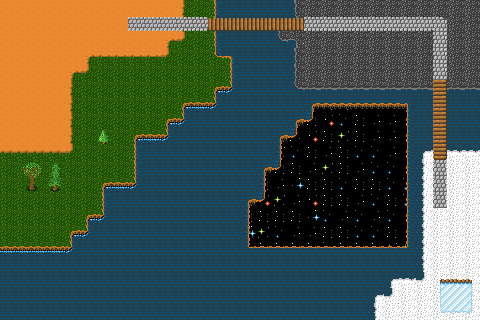

This is a level from a 2D game, rendered from its Tiled map with the project's own tilesets. A one-line summary and the complete map file follow:
An orthogonal 30x20 tile map with 16x16 px tiles, 3 tile layers (Kachelebene 1, Kachelebene 2, Kachelebene 3).

<map version="1.10" tiledversion="1.11.0" orientation="orthogonal" renderorder="right-down" width="30" height="20" tilewidth="16" tileheight="16" infinite="0" nextlayerid="4" nextobjectid="1">
 <tileset firstgid="1" source="rpg1.tsx" />
 <layer id="1" name="Kachelebene 1" width="30" height="20">
  <data encoding="csv">
19,19,19,19,19,19,19,19,19,19,19,25,25,25,67,67,67,67,67,73,73,73,73,73,73,73,73,73,73,73,
19,19,19,19,19,19,19,19,19,19,19,25,25,25,67,67,67,67,67,73,73,73,73,73,73,73,73,73,73,73,
19,19,19,19,19,19,19,19,19,19,25,25,25,25,67,67,67,67,67,73,73,73,73,73,73,73,73,73,73,73,
19,19,19,19,19,25,25,25,25,25,25,25,25,25,25,67,67,67,67,73,73,73,73,73,73,73,73,73,73,73,
19,19,19,19,25,25,25,25,25,25,25,25,25,25,25,67,67,67,67,73,73,73,73,73,73,73,73,73,73,73,
19,19,19,19,25,25,25,25,25,25,25,25,25,25,25,67,67,67,67,67,67,67,67,67,67,67,67,67,67,67,
19,19,19,19,25,25,25,25,25,25,25,25,25,25,67,67,67,67,67,132,130,130,132,132,132,132,73,73,73,73,
19,19,19,19,25,25,25,25,25,25,25,25,67,67,67,67,67,67,130,130,164,163,130,132,132,132,73,73,73,73,
19,19,19,19,25,25,25,25,25,25,25,67,67,67,67,67,67,130,146,164,130,147,130,132,132,132,67,31,73,73,
25,25,25,25,25,25,25,25,25,67,67,67,67,67,67,67,67,147,163,130,130,130,163,163,132,132,67,67,67,67,
25,25,25,25,25,25,25,25,25,67,67,67,67,67,67,67,163,130,130,130,147,130,163,163,163,132,67,31,31,31,
25,25,25,25,25,25,25,25,25,67,67,67,67,67,67,67,130,130,131,130,130,163,130,130,163,163,67,31,31,31,
25,25,25,25,25,25,25,67,67,67,67,67,67,67,67,130,164,147,130,164,130,130,130,163,130,163,67,31,31,31,
25,25,25,25,25,25,25,67,67,67,67,67,67,67,67,130,130,130,130,131,163,130,163,130,163,132,67,31,31,31,
25,25,25,25,25,25,67,67,67,67,67,67,67,67,67,131,147,163,130,130,130,130,163,163,130,132,67,31,31,31,
25,25,25,25,25,67,67,67,67,67,67,67,67,67,67,130,130,130,130,130,163,130,130,130,147,147,67,31,31,31,
67,67,67,67,67,67,67,67,67,67,67,67,67,67,67,67,67,67,67,67,67,67,67,67,67,67,67,31,31,31,
67,67,67,67,67,67,67,67,67,67,67,67,67,67,67,67,67,67,67,67,67,67,67,67,67,67,67,31,31,31,
67,67,67,67,67,67,67,67,67,67,67,67,67,67,67,67,67,67,67,67,67,67,31,67,67,31,31,31,31,31,
67,67,67,67,67,67,67,67,67,67,67,67,67,67,67,67,67,67,67,67,67,67,67,67,31,31,31,31,31,31
</data>
 </layer>
 <layer id="2" name="Kachelebene 2" width="30" height="20">
  <data encoding="csv">
0,0,0,0,0,0,0,0,0,0,0,21,0,66,0,0,0,0,72,0,0,0,0,0,0,0,0,0,0,0,
0,0,0,0,0,0,0,0,0,0,0,21,0,66,0,0,0,56,93,0,0,0,0,0,0,0,0,0,0,0,
0,0,0,0,0,0,0,0,0,0,5,36,0,66,0,0,0,88,61,0,0,0,0,0,0,0,0,0,0,0,
0,0,0,0,0,5,6,6,6,6,36,0,0,82,55,0,0,0,72,0,0,0,0,0,0,0,0,0,0,0,
0,0,0,0,5,36,0,0,0,0,0,0,0,0,66,0,0,0,72,0,0,0,0,0,0,0,0,0,0,0,
0,0,0,0,21,0,0,0,0,0,0,0,0,50,87,0,0,0,88,89,89,89,89,89,89,89,89,89,89,89,
0,0,0,0,21,0,0,0,0,0,0,50,51,87,0,0,0,0,0,101,102,102,102,102,102,103,67,67,67,67,
0,0,0,0,21,0,0,0,0,0,50,87,0,0,0,0,0,0,101,84,0,0,0,0,0,119,67,67,67,67,
0,0,0,0,21,0,0,0,50,51,87,0,0,0,0,0,0,101,84,0,0,0,0,0,0,119,67,67,67,67,
35,35,35,35,36,0,0,0,66,0,0,0,0,0,0,0,0,69,0,0,132,0,0,0,0,119,14,15,15,15,
0,0,0,0,0,0,0,0,66,0,0,0,0,0,0,0,101,84,0,132,0,0,132,0,0,119,30,0,0,0,
0,0,0,0,0,0,50,51,87,0,0,0,0,0,0,0,69,132,0,0,0,0,0,0,0,119,30,0,0,0,
0,0,0,0,0,0,66,0,0,0,0,0,0,0,0,101,84,0,132,0,0,0,132,163,0,119,30,0,0,0,
0,0,0,0,0,50,87,0,0,0,0,0,0,0,0,69,0,0,0,0,0,132,0,132,0,119,30,0,0,0,
0,0,0,0,50,87,0,0,0,0,0,0,0,0,0,69,0,0,132,132,0,0,0,0,0,119,30,0,0,0,
86,86,86,86,87,0,0,0,0,0,0,0,0,0,0,133,134,134,134,134,134,134,134,134,134,135,30,0,0,0,
0,0,0,0,0,0,0,0,0,0,0,0,0,0,0,0,0,0,0,0,0,0,0,0,67,67,30,0,0,0,
0,0,0,0,0,0,0,0,0,0,0,0,0,0,0,0,0,0,0,0,0,0,67,67,14,15,96,107,108,109,
0,0,0,0,0,0,0,0,0,0,0,0,0,0,0,0,0,0,0,0,0,0,67,14,96,0,0,123,124,125,
0,0,0,0,0,0,0,0,0,0,0,0,0,0,0,0,0,0,0,0,0,0,0,30,0,0,0,139,140,141
</data>
 </layer>
 <layer id="3" name="Kachelebene 3" width="30" height="20">
  <data encoding="csv">
0,0,0,0,0,0,0,0,0,0,0,0,0,0,0,0,0,0,0,0,0,0,0,0,0,0,0,0,0,0,
0,0,0,0,0,0,0,0,17,17,17,17,17,129,129,129,129,129,129,17,17,17,17,17,17,17,17,98,0,0,
0,0,0,0,0,0,0,0,0,0,0,0,0,0,0,0,0,0,0,0,0,0,0,0,0,0,0,1,0,0,
0,0,0,0,0,0,0,0,0,0,0,0,0,0,0,0,0,0,0,0,0,0,0,0,0,0,0,1,0,0,
0,0,0,0,0,110,111,111,111,111,112,0,0,0,0,0,0,0,0,0,0,0,0,0,0,0,0,1,0,0,
0,0,0,0,0,126,127,127,127,127,128,0,0,0,0,0,0,0,0,0,0,0,0,0,0,0,0,145,0,0,
0,0,0,0,0,142,143,143,143,143,144,0,0,0,0,0,0,0,0,0,0,0,0,0,0,0,0,145,0,0,
0,0,0,0,0,0,0,0,0,0,0,0,0,0,0,0,0,0,0,0,0,0,0,0,0,0,0,145,0,0,
0,0,0,0,0,0,157,0,0,0,0,0,0,0,0,0,0,0,0,0,0,0,0,0,0,0,0,145,0,0,
0,0,0,0,0,0,0,0,0,0,0,0,0,0,0,0,0,0,0,0,0,0,0,0,0,0,0,145,0,0,
0,158,159,160,0,0,0,0,0,0,0,0,0,0,0,0,0,0,0,0,0,0,0,0,0,0,0,1,0,0,
0,174,175,176,0,0,0,0,0,0,0,0,0,0,0,0,0,0,0,0,0,0,0,0,0,0,0,1,0,0,
0,0,0,0,0,0,0,0,0,0,0,0,0,0,0,0,0,0,0,0,0,0,0,0,0,0,0,1,0,0,
0,0,0,0,0,0,0,0,0,0,0,0,0,0,0,0,0,0,0,0,0,0,0,0,0,0,0,0,0,0,
0,0,0,0,0,0,0,0,0,0,0,0,0,0,0,0,0,0,0,0,0,0,0,0,0,0,0,0,0,0,
0,0,0,0,0,0,0,0,0,0,0,0,0,0,0,0,0,0,0,0,0,0,0,0,0,0,0,0,0,0,
0,0,0,0,0,0,0,0,0,0,0,0,0,0,0,0,0,0,0,0,0,0,0,0,0,0,0,0,0,0,
0,0,0,0,0,0,0,0,0,0,0,0,0,0,0,0,0,0,0,0,0,0,0,0,0,0,0,0,0,0,
0,0,0,0,0,0,0,0,0,0,0,0,0,0,0,0,0,0,0,0,0,0,0,0,0,0,0,0,0,0,
0,0,0,0,0,0,0,0,0,0,0,0,0,0,0,0,0,0,0,0,0,0,0,0,0,0,0,0,0,0
</data>
 </layer>
</map>
